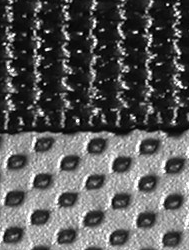
%> input picture exercise-7/bag.png, 189 x 250 px
$ octave exercise7.m   (GNU Octave 9; MATLAB toolbox functions it lacks are replaced by stand-ins)
%> lines starting %> are read from the running program, lines starting %| are printed output that depends on the picture; in (x1, y1, x2, y2) boxes, pixels count from 0 and x2, y2 are one past the last pixel; in counts of white or black regions, pixels touching at a corner belong together; the program's own positions count from 1
% [54 lines of commented-out code are left out]

img = imread('bag.png');
%> img is the input picture: size 250x189 uint8; min 0, max 255, mean 89.3

entImg = entropyfilt(img);
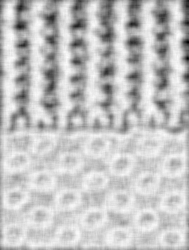
%> entImg: size 250x189 double; min 2.48, max 6.22, mean 5.33; drawn with min black and max white
scEntImg = mat2gray(entImg);

thImg = im2bw(scEntImg,0.82);
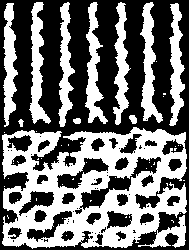
%> thImg: size 250x189 logical; 44.8% white; 50 white regions (39 under 20 px), largest, box (x1, y1, x2, y2) and area: (2, 127, 187, 249) 13120, (29, 2, 51, 124) 1196, (140, 2, 163, 123) 1188
bwImg = bwareaopen(thImg,1350);
%> bwImg: size 250x189 logical; 27.8% white; 1 white region, box (x1, y1, x2, y2) and area: (2, 127, 187, 249) 13120

se = strel('disk',7);
clImg = imclose(bwImg,se);
%> clImg: size 250x189 logical; 41.5% white; 1 white region, box (x1, y1, x2, y2) and area: (2, 127, 187, 249) 19630
fillImg = imfill(clImg,'holes');
%> fillImg: size 250x189 logical; 43.7% white; 1 white region, box (x1, y1, x2, y2) and area: (2, 127, 187, 249) 20652

fillImg = imdilate(fillImg,strel('disk',7));
%> fillImg: size 250x189 logical; 49.8% white; 1 white region, box (x1, y1, x2, y2) and area: (0, 121, 189, 250) 23524
fillImg = imerode(fillImg,strel('disk',7));
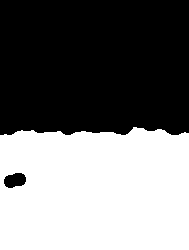
%> fillImg: size 250x189 logical; 46.6% white; 1 white region, box (x1, y1, x2, y2) and area: (0, 127, 189, 250) 22021

se2 = strel('disk',1);
morGrad = imdilate(fillImg,se2) - imerode(fillImg,se2); % line made by morphological gradient
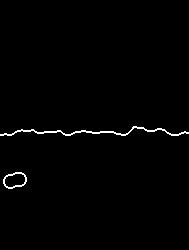
%> morGrad: size 250x189 double; values 0 (black) and 1 (white), 1% white in thin lines or dots, all inside (x1, y1, x2, y2) = (0, 126, 189, 189)

figure; imshow(morGrad)
title("line made by morphological gradient")

im2 = img;    % copy of original image f
im2(fillImg) = 0; % bottom part of the image is set to zeros
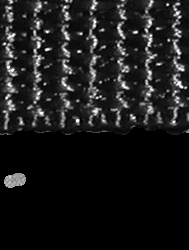
%> im2: size 250x189 uint8; min 0, max 255, mean 26.6

im3 = img;     % copy of original image f
im3(~fillImg) = 0; % top part of the image is set to zeros
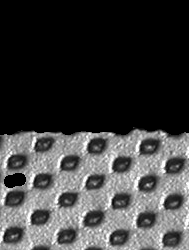
%> im3: size 250x189 uint8; min 0, max 254, mean 62.7

im4 = img;             % copy of original image f
im4(im2bw(morGrad)) = 255; % add segmentation line to the original image
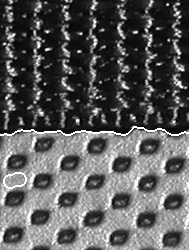
%> im4: size 250x189 uint8; 1.04% of pixels changed, all inside (x1, y1, x2, y2) = (0, 126, 189, 189)

figure;
subplot(221); imshow(img);   title('original');
subplot(222); imshow(im2); title('top part');
subplot(223); imshow(im3); title('bottom part');
subplot(224); imshow(im4); title('segmentation line');

$ run again, with exercise-7/defective_weld.tif saved as exercise-7/bag.png
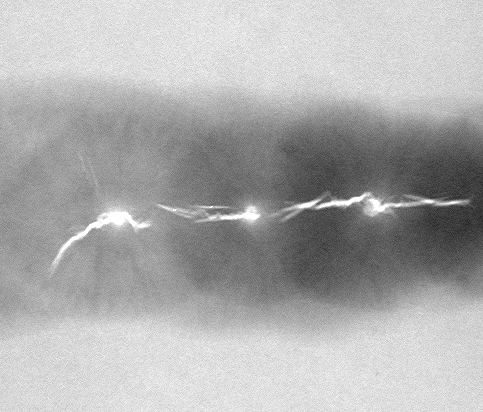
%> input picture exercise-7/defective_weld.tif, 483 x 412 px
%> img is the input picture: size 412x483 uint8; min 33, max 255, mean 173.3
%> `thImg = im2bw(scEntImg,0.82);`:
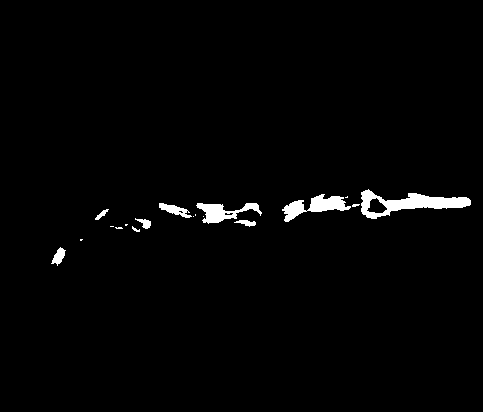
%> thImg: size 412x483 logical; 1.7% white; 18 white regions (9 under 20 px), largest, box (x1, y1, x2, y2) and area: (361, 189, 471, 219) 1367, (282, 194, 351, 222) 809, (196, 203, 262, 224) 629
%> bwImg: size 412x483 logical; 0.69% white; 1 white region, box (x1, y1, x2, y2) and area: (361, 189, 471, 219) 1367
%> clImg: size 412x483 logical; 0.8% white; 1 white region, box (x1, y1, x2, y2) and area: (361, 189, 471, 219) 1592
%> fillImg: size 412x483 logical; 1.7% white; 1 white region, box (x1, y1, x2, y2) and area: (355, 183, 477, 225) 3308
%> morGrad: size 412x483 double; values 0 (black) and 1 (white), 0.25% white in thin lines or dots, all inside (x1, y1, x2, y2) = (360, 188, 472, 220)
%> im2: size 412x483 uint8; 0.8% of pixels changed, all inside (x1, y1, x2, y2) = (361, 189, 471, 219)
%> `im4(im2bw(morGrad)) = 255;`:
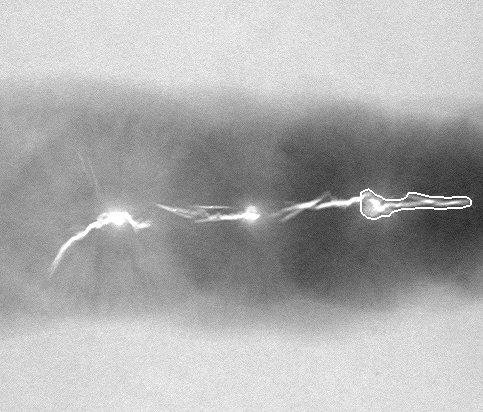
%> im4: size 412x483 uint8; 0.24% of pixels changed, all inside (x1, y1, x2, y2) = (360, 188, 472, 220)
